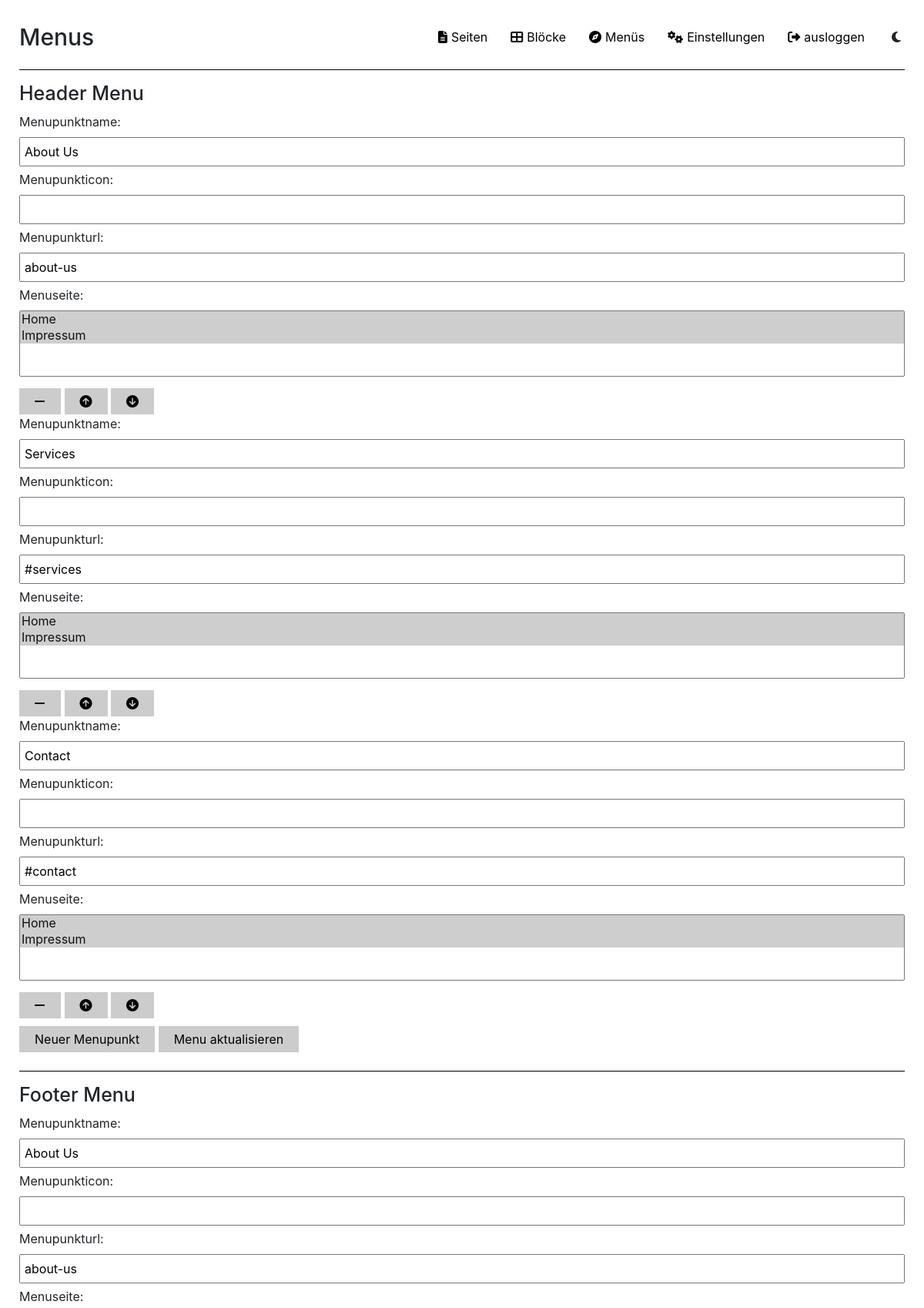
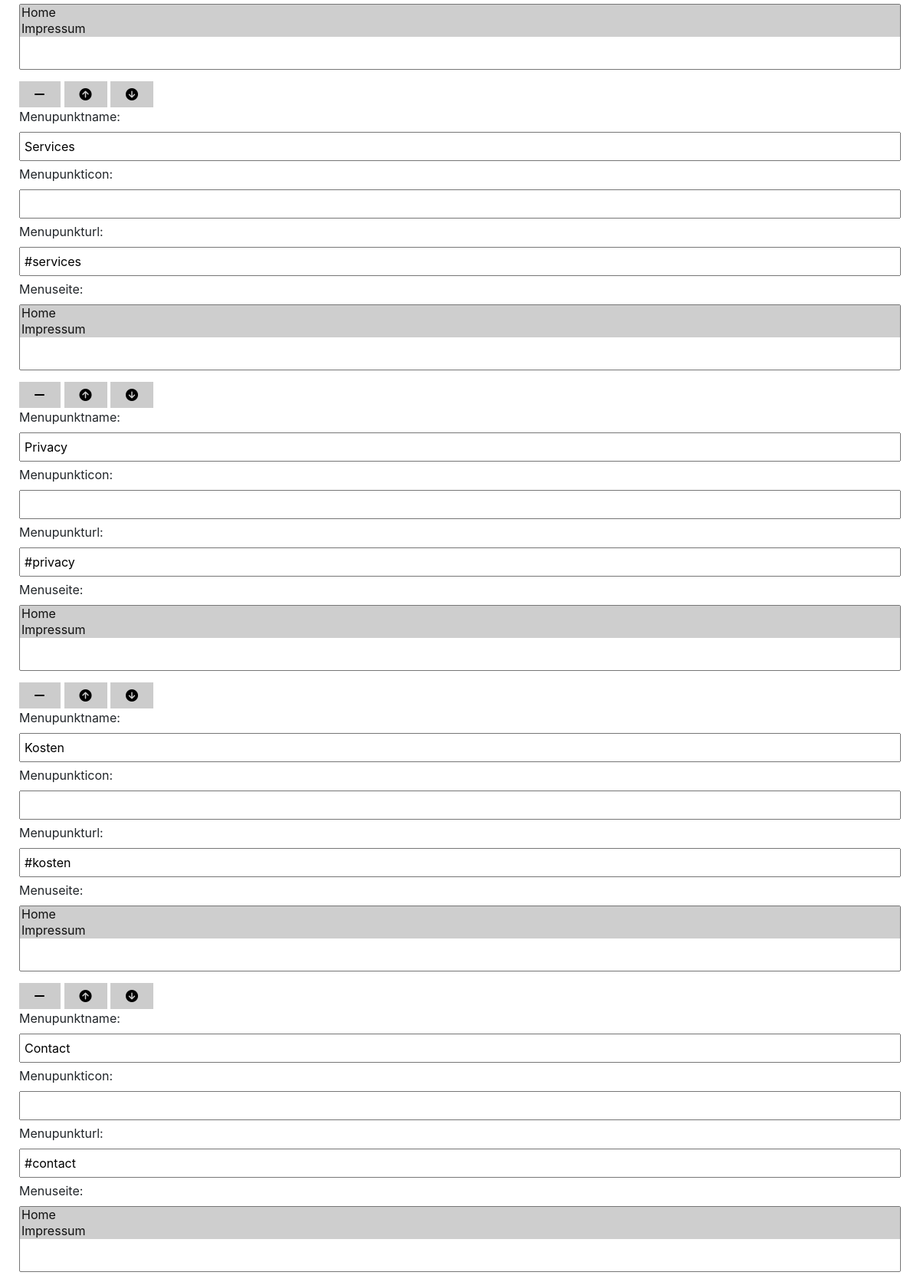
The page /admin/menus.php (signed in, upper part) on the database its author committed (2 pictures, top to bottom).
### tables this page shows
CREATE TABLE `menu_header` (
  `ID` int(11) NOT NULL,
  `name` varchar(128) NOT NULL,
  `url` varchar(128) NOT NULL,
  `icon` varchar(128) NOT NULL,
  `pages` varchar(128) NOT NULL
);

CREATE TABLE `page` (
  `ID` int(11) NOT NULL,
  `title` varchar(128) NOT NULL,
  `name` varchar(128) NOT NULL
);

CREATE TABLE `menu_footer` (
  `ID` int(11) NOT NULL,
  `name` varchar(128) NOT NULL,
  `url` varchar(128) NOT NULL,
  `icon` varchar(128) NOT NULL,
  `pages` varchar(128) NOT NULL
);

### admin/menus.php (the view, shortened to what this page needs)
<?php include 'includes/header.php';
include 'includes/update-menu-handler.php'; ?>
<main class="content-wrapper">
    <article class="menu-editor">
        <section>
            <div class="container-large">
                <div class="row">
                    <div class="col-12">
                        <h1>Menus</h1>
                    </div>
                </div>
            </div>
        	<div class="container-large">
        		<div class="row">
        			<div class="col-12">
        				<h2>Header Menu</h2>
        			</div>
        		</div>
                <div class="row">
                    <div class="col-12">
                        <form action="#" method="POST">
                            <?php $menu_header = "SELECT * FROM menu_header";
                            $menu_header = $conn->query($menu_header); ?>
                            <div class="menu-header menu-point-wrapper">
                                <?php if ($menu_header->num_rows > 0) { ?>
                                    <?php $menu_header_counter = 1;
                                    while($menupoint_header = $menu_header->fetch_assoc()) { ?>
                                        <div class="menu-point menu-header-point" data-field-index="<?php echo $menu_header_counter; ?>">
                                            <div class="input-wrapper">
                                                <label for="menu-header-name-<?php echo $menu_header_counter; ?>">Menupunktname: </label>
                                                <input id="menu-header-name-<?php echo $menu_header_counter; ?>" type="text" value="<?php echo $menupoint_header["name"]; ?>" name="menu-header-name-<?php echo $menu_header_counter; ?>">
                                            </div>
                                            <div class="input-wrapper">
                                                <label for="menu-header-icon-<?php echo $menu_header_counter; ?>">Menupunkticon: </label>
                                                <input id="menu-header-icon-<?php echo $menu_header_counter; ?>" type="text" value="<?php echo $menupoint_header["icon"]; ?>" name="menu-header-icon-<?php echo $menu_header_counter; ?>">
                                            </div>
                                            <div class="input-wrapper">
                                                <label for="menu-header-link-<?php echo $menu_header_counter; ?>">Menupunkturl: </label>
                                                <input id="menu-header-link-<?php echo $menu_header_counter; ?>" type="text" value="<?php echo $menupoint_header["url"]; ?>" name="menu-header-link-<?php echo $menu_header_counter; ?>">
                                            </div>
                                            <div class="input-wrapper">
                                            <label for="menu-header-page-<?php echo $menu_header_counter; ?>">Menuseite: </label>
                                            <select multiple id="menu-header-page-<?php echo $menu_header_counter; ?>" name="menu-header-page-<?php echo $menu_header_counter; ?>[]">
                                                <?php $pages = "SELECT ID, title FROM page";
                                                $pages = $conn->query($pages);
                                                if ($pages->num_rows > 0) {
                                                    $page_ids = json_decode($menupoint_header['pages']);
                                                    while($page = $pages->fetch_assoc()) { ?>
                                                        <option <?php if(is_array($page_ids) && in_array($page['ID'], $page_ids)){ echo 'selected';
                                                        } ?> value="<?php echo $page['ID']; ?>"><?php echo $page["title"]; ?></option>
                                                    <?php } ?>
                                                <?php }else{ ?>
                                                </option value="0">Keine Seiten vorhanden</option>
                                                <?php } ?>
                                            </select>
                                        </div>
                                            <button class="delete-menu-point">
                                                <i class="fas fa-minus"></i>
                                            </button>
                                            <button class="menu-point-up">
                                                <i class="fas fa-arrow-circle-up"></i>
                                            </button>
                                            <button class="menu-point-down">
                                                <i class="fas fa-arrow-circle-down"></i>
                                            </button>
                                        </div>
                                        <?php $menu_header_counter++;
                                    } ?>
                                <?php } ?>
                            </div>
                            <div class="button-wrapper">
                                <button class="add-menupoint">Neuer Menupunkt</button>
                                <button name="update-header-menu" type="submit">Menu aktualisieren</button>
                            </div>
                        </form>
                    </div>
                </div>
            </div>
            <div class="container-large">
                <div class="row">
                    <div class="col-12">
                        <h2>Footer Menu</h2>
                    </div>
                </div>
                <div class="row">
                    <div class="col-12">
                        <form action="#" method="POST">
                            <?php $menu_footer = "SELECT * FROM menu_footer";
                            $menu_footer = $conn->query($menu_footer); ?>
                            <div class="menu-footer menu-point-wrapper">
                                <?php if ($menu_footer->num_rows > 0) { ?>
                                    <?php $menu_footer_counter = 1;
                                    while($menupoint_footer = $menu_footer->fetch_assoc()) { ?>
                                        <div class="menu-point menu-footer-point" data-field-index="<?php echo $menu_footer_counter; ?>">
                                            <div class="input-wrapper">
                                                <label for="menu-footer-name-<?php echo $menu_footer_counter; ?>">Menupunktname: </label>
                                                <input id="menu-footer-name-<?php echo $menu_footer_counter; ?>" type="text" value="<?php echo $menupoint_footer["name"]; ?>" name="menu-footer-name-<?php echo $menu_footer_counter; ?>">
                                            </div>
                                            <div class="input-wrapper">
                                                <label for="menu-footer-icon-<?php echo $menu_footer_counter; ?>">Menupunkticon: </label>
                                                <input id="menu-footer-icon-<?php echo $menu_footer_counter; ?>" type="text" value="<?php echo $menupoint_footer["icon"]; ?>" name="menu-footer-icon-<?php echo $menu_footer_counter; ?>">
                                            </div>
                                            <div class="input-wrapper">
                                                <label for="menu-footer-link-<?php echo $menu_footer_counter; ?>">Menupunkturl: </label>
                                                <input id="menu-footer-link-<?php echo $menu_footer_counter; ?>" type="text" value="<?php echo $menupoint_footer["url"]; ?>" name="menu-footer-link-<?php echo $menu_footer_counter; ?>">
                                            </div>
                                            <div class="input-wrapper">
                                                <label for="menu-footer-page-<?php echo $menu_footer_counter; ?>">Menuseite: </label>
                                                <select multiple id="menu-footer-page-<?php echo $menu_footer_counter; ?>" name="menu-footer-page-<?php echo $menu_footer_counter; ?>[]">
                                                    <?php $pages = "SELECT ID, title FROM page";
                                                    $pages = $conn->query($pages);
                                                    if ($pages->num_rows > 0) {
                                                        $page_ids = json_decode($menupoint_footer['pages']);
                                                        while($page = $pages->fetch_assoc()) { ?>
                                                            <option <?php if(is_array($page_ids) && in_array($page['ID'], $page_ids)){ echo 'selected';
                                                        } ?> value="<?php echo $page['ID']; ?>"><?php echo $page["title"]; ?></option>
                                                        <?php } ?>
                                                    <?php }else{ ?>
                                                        </option value="0">Keine Seiten vorhanden</option>
                                                    <?php } ?>
                                                </select>
                                            </div>
                                            <button class="delete-menu-point">
                                                <i class="fas fa-minus"></i>
                                            </button>
                                            <button class="menu-point-up">
                                                <i class="fas fa-arrow-circle-up"></i>
                                            </button>
                                            <button class="menu-point-down">
                                                <i class="fas fa-arrow-circle-down"></i>
                                            </button>
                                        </div>
                                        <?php $menu_footer_counter++;
                                    } ?>
                                <?php } ?>
                            </div>
                        </form>
                    </div>
                </div>
        	</div>
        </section>
    </article>
</main>
<?php include 'includes/footer.php'; ?>

### admin/css/admin.css (style rules this page uses)
section>.container-large { position: relative; margin: 15px auto; padding: 0px 15px 25px; }
section>.container-large::after { content: ""; position: absolute; left: 15px; right: 15px; bottom: 0; height: 2px; border-bottom: 1px solid black; }
.input-wrapper, .field-infos, .choose-block-wrapper { display: flex; flex-direction: column; margin-bottom: 5px; }
button { margin-top: 10px !important; background-color: #ccc; outline: 0; border: none; padding: 5px 20px; box-shadow: none; transition: 200ms; }
label { margin-bottom: 5px; }
input { width: 100%; padding: 5px 5px; }
section h1 { font-size: 30px; margin-bottom: unset; margin-top: 15px; display: inline-block; }
section h2 { font-size: 25px; margin-bottom: 10px; }

### css/helper.css (style rules this page uses)
:root { --color-white: #FFFFFF; --color-black: #000000; --color-red: #E74A3B; --color-lightblue: #36B9CC; --color-blue: #3E6678; --color-green: #1CC88A; --color-yellow: #F6C23E; --color-orange: #F57C00; --color-grey: #EDE8E5; --color-grey1: #FAFAFA; --color-grey2: #EEEEEE; --color-grey3: #E0E0E0; --color-grey4: #9E9E9E; --color-grey5: #757575; --color-grey6: #212121; --space-none: 0; --space-xxs: 5px; --space-xs: 10px; --space-sm: 15px; --space-md: 20px; --space-lg: 25px; --space-xl: 30px; --space-xxl: 50px; --space-xxxl: 75px; --space-xxxxl: 100px; --percent-none: 0; --percent-xs: 10%; --percent-sm: 25%; --percent-md: 40%; --percent-half: 50%; --percent-lg: 60%; --percent-xl: 75%; --percent-xxl: 90%; --percent-full: 100%; --font-xs: 8px; --font-sm: 10px; --font-md: 12px; --font-lg: 15px; --font-xl: 16px; --font-xxl: 18px; --font-h6: 20px; --font-h5: 24px; --font-h4: 28px; --font-h3: 32px; --font-h2: 40px; --font-h1: 48px; --duration-xs: 50ms; --duration-sm: 100ms; --duration-md: 150ms; --duration-lg: 250ms; --duration-xl: 500ms; --duration-xxl: 1000ms; --opacity-none: 0; --opacity-xs: 0.1; --opacity-sm: 0.25; --opacity-md: 0.5; --opacity-lg: 0.75; --opacity-xl: 0.9; --opacity-xxl: 0.95; --opacity-full: 1; }
.container-small, .container-large { width: 100%; padding-right: 15px; padding-left: 15px; margin-right: auto; margin-left: auto; }
@media (min-width: 576px) { .container-large { max-width: 540px; } }
@media (min-width: 768px) { .container-large { max-width: 720px; } }
@media (min-width: 992px) { .container-large { max-width: 960px; } }
@media (min-width: 1200px) { .container-large { max-width: 1180px; } }

### rows shown on the page
menu_header: menu-header-name-1 "About Us", menu-header-link-1 "about-us", pages.title "Home ☑ / Impressum ☑"
menu_header: name "Services", url "#services", pages.title "Home ☑ / Impressum ☑"
menu_header: name "Contact", url "#contact", pages.title "Home ☑ / Impressum ☑"
menu_footer: menu-footer-name-1 "About Us", menu-footer-link-1 "about-us", pages.title "Home ☑ / Impressum ☑"
menu_footer: name "Services", url "#services", pages.title "Home ☑ / Impressum ☑"
menu_footer: name "Privacy", url "#privacy", pages.title "Home ☑ / Impressum ☑"
menu_footer: name "Kosten", url "#kosten", pages.title "Home ☑ / Impressum ☑"
menu_footer: name "Contact", url "#contact", pages.title "Home ☑ / Impressum ☑"
